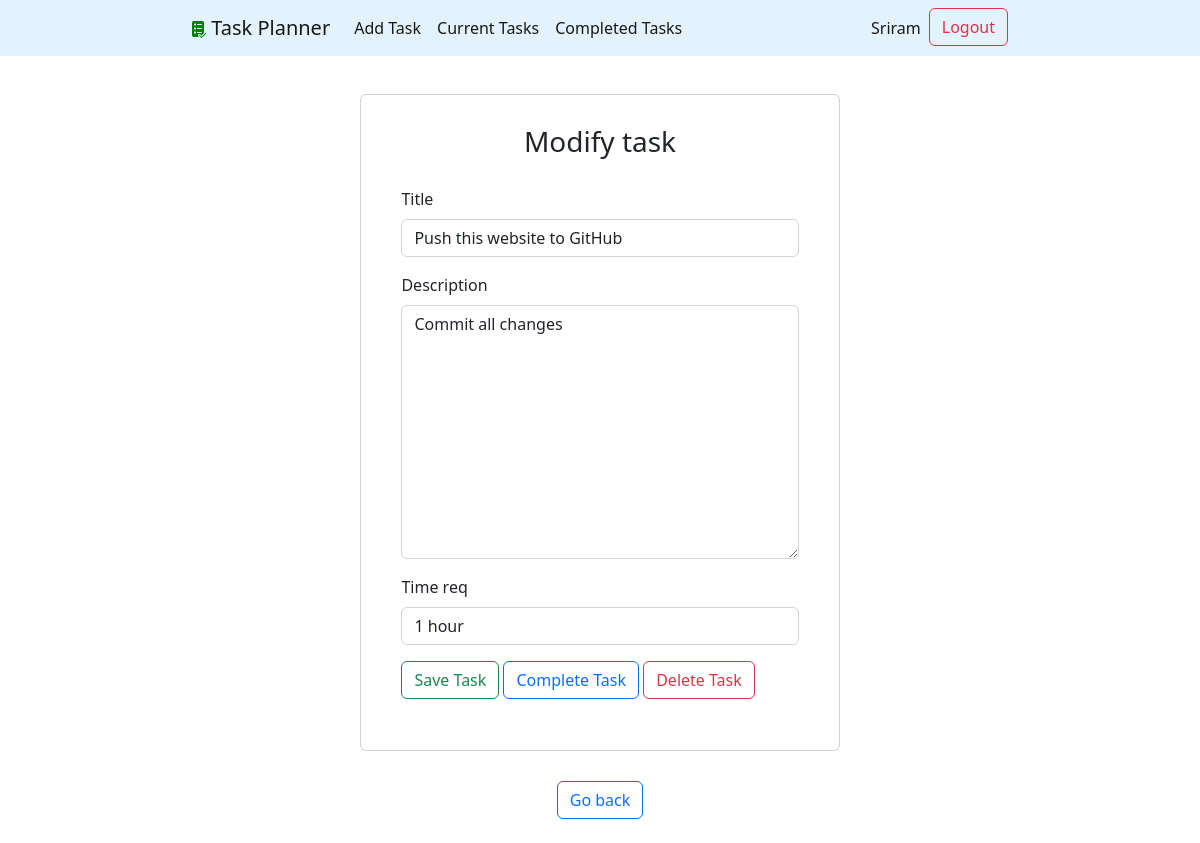
/task/14 (signed in), run on an earlier commit of the app's database.
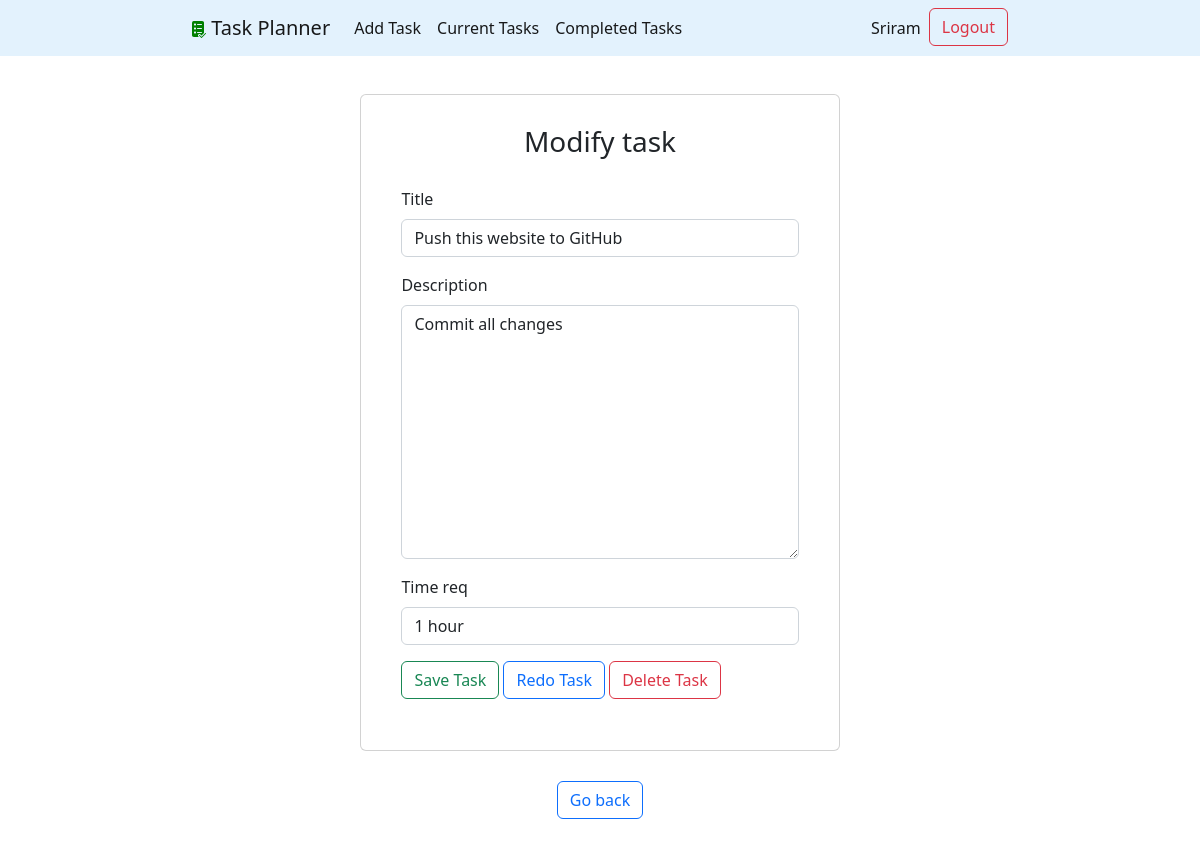
And on a later commit of the database.
### taskplanner/views.py (the view, shortened to what this page needs)
# urls.py: path('task/<int:task_pk>', views.viewtask, name='viewtask'),
@login_required
def viewtask(request, task_pk):
    task = get_object_or_404(Task,pk=task_pk, user = request.user)
    data = {'task':task}
    if request.method == 'GET':
        form = TaskForm(instance=task)
        data['form'] = form
        return render(request, 'taskplanner/task.html', data)

### taskplanner/forms.py
class TaskForm(ModelForm):
    class Meta:
        model = Task
        fields = ['title','description','time_req']

### taskplanner/templates/taskplanner/task.html (shortened to what this page needs)
{% extends 'taskplanner/base.html'%}
{% block content %}
    <div class="card task">
        <h3 class="text-center">Modify task</h3>
        <form action="" method="post" class="task">
            <div class="mb-3">
                <label for="id_title" class="form-label">Title</label>
                <input type="text" name="title" maxlength="100" required="" id="id_title" class="form-control" value="{{ task.title }}">
            </div>
            <div class="mb-3">
                <label for="id_description" class="form-label">Description</label>
                <textarea name="description" cols="40" rows="10" id="id_description" class="form-control" value="">{{ task.description }}</textarea>
            </div>
            <div class="mb-3">
                <label for="id_time_req" class="form-label" >Time req</label>
                <input type="text" name="time_req" id="id_time_req" class="form-control" value="{{ task.time_req }}">
            </div>
        <button type="submit" class="btn btn-outline-success"> Save Task</button>
        {% if task.completed is not True %}
        <button type="button" class="btn btn-outline-primary" onclick="$('#complete').click()">Complete Task</button>
        {% else %}
        <button type="button" class="btn btn-outline-primary" onclick="$('#complete').click()">Redo Task </button>
        {% endif %}
        <button type="button" class="btn btn-outline-danger" onclick="$('#delete').click()">Delete Task </button>
        </form>
    </div>
<a href="{% url 'home' %}" class="btn btn-outline-primary"> Go back </a>
<br>
{% endblock %}

What changed in the data, as far as the page shows it:
changed Task "Push this website to GitHub": completed False → True (drawn)
Also different on the page:
text no longer shown: "Complete Task"
text now shown: "Redo Task"
